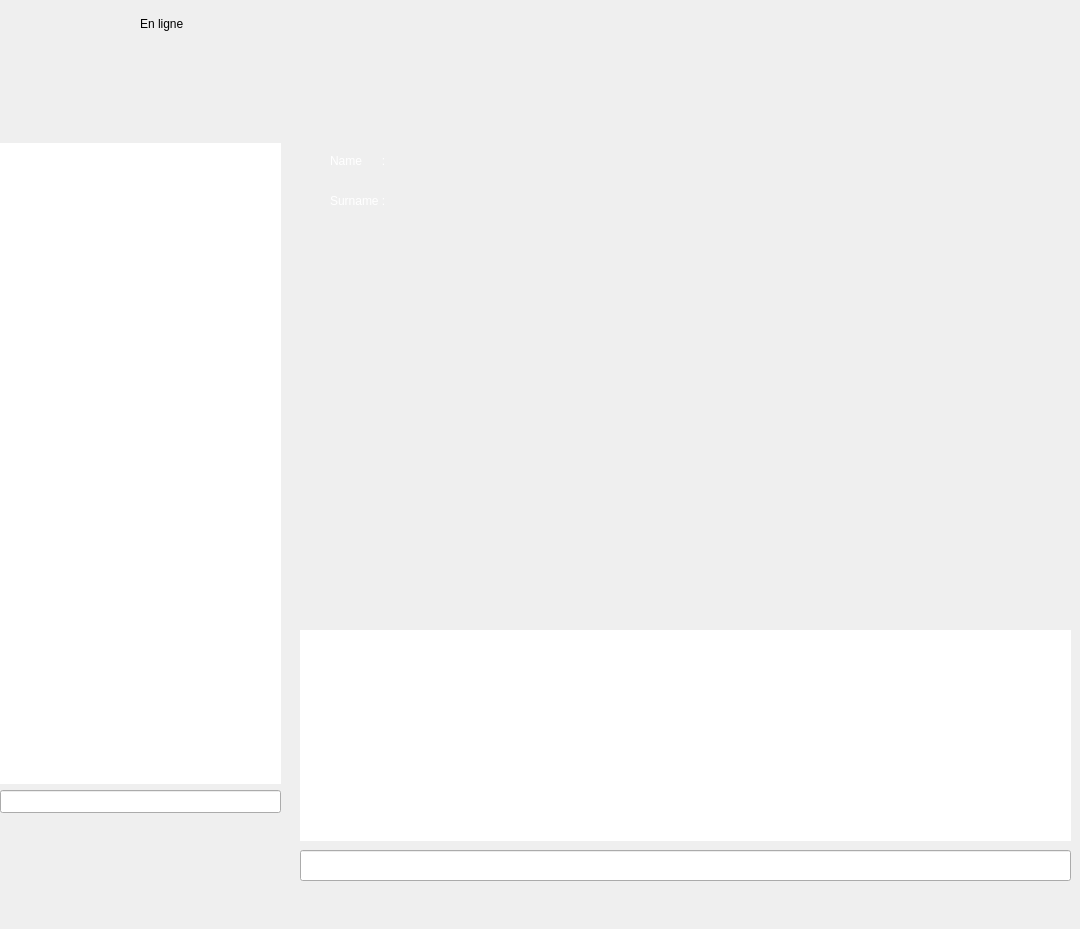
<?xml version="1.0" encoding="UTF-8"?>
<ui version="4.0">
 <class>Home</class>
 <widget class="QMainWindow" name="Home">
  <property name="geometry">
   <rect>
    <x>0</x>
    <y>0</y>
    <width>1080</width>
    <height>929</height>
   </rect>
  </property>
  <property name="maximumSize">
   <size>
    <width>1080</width>
    <height>929</height>
   </size>
  </property>
  <property name="sizeIncrement">
   <size>
    <width>1080</width>
    <height>929</height>
   </size>
  </property>
  <property name="baseSize">
   <size>
    <width>1080</width>
    <height>929</height>
   </size>
  </property>
  <property name="windowTitle">
   <string>Studio Babel</string>
  </property>
  <property name="windowIcon">
   <iconset>
    <normaloff>Images/logo.png</normaloff>Images/logo.png</iconset>
  </property>
  <widget class="QWidget" name="centralwidget">
   <property name="enabled">
    <bool>true</bool>
   </property>
   <property name="minimumSize">
    <size>
     <width>1080</width>
     <height>929</height>
    </size>
   </property>
   <property name="maximumSize">
    <size>
     <width>1080</width>
     <height>929</height>
    </size>
   </property>
   <property name="sizeIncrement">
    <size>
     <width>1080</width>
     <height>929</height>
    </size>
   </property>
   <property name="baseSize">
    <size>
     <width>1080</width>
     <height>929</height>
    </size>
   </property>
   <widget class="QLabel" name="_label_background">
    <property name="geometry">
     <rect>
      <x>0</x>
      <y>0</y>
      <width>1080</width>
      <height>929</height>
     </rect>
    </property>
    <property name="minimumSize">
     <size>
      <width>1080</width>
      <height>929</height>
     </size>
    </property>
    <property name="maximumSize">
     <size>
      <width>1080</width>
      <height>929</height>
     </size>
    </property>
    <property name="text">
     <string/>
    </property>
    <property name="pixmap">
     <pixmap>Images/background.png</pixmap>
    </property>
    <property name="scaledContents">
     <bool>true</bool>
    </property>
   </widget>
   <widget class="QLabel" name="_label_logo">
    <property name="geometry">
     <rect>
      <x>80</x>
      <y>60</y>
      <width>131</width>
      <height>61</height>
     </rect>
    </property>
    <property name="text">
     <string/>
    </property>
    <property name="pixmap">
     <pixmap>Images/logo.png</pixmap>
    </property>
   </widget>
   <widget class="QLabel" name="_label_bandeau">
    <property name="geometry">
     <rect>
      <x>294</x>
      <y>130</y>
      <width>791</width>
      <height>109</height>
     </rect>
    </property>
    <property name="minimumSize">
     <size>
      <width>781</width>
      <height>109</height>
     </size>
    </property>
    <property name="maximumSize">
     <size>
      <width>805</width>
      <height>109</height>
     </size>
    </property>
    <property name="baseSize">
     <size>
      <width>805</width>
      <height>109</height>
     </size>
    </property>
    <property name="text">
     <string/>
    </property>
    <property name="pixmap">
     <pixmap>Images/bandeau.png</pixmap>
    </property>
   </widget>
   <widget class="QLabel" name="_label_backgroundBtnAdd">
    <property name="geometry">
     <rect>
      <x>0</x>
      <y>816</y>
      <width>281</width>
      <height>64</height>
     </rect>
    </property>
    <property name="minimumSize">
     <size>
      <width>271</width>
      <height>64</height>
     </size>
    </property>
    <property name="maximumSize">
     <size>
      <width>281</width>
      <height>64</height>
     </size>
    </property>
    <property name="text">
     <string/>
    </property>
    <property name="pixmap">
     <pixmap>Images/backgroundBtnAdd.png</pixmap>
    </property>
    <property name="scaledContents">
     <bool>true</bool>
    </property>
   </widget>
   <widget class="QLabel" name="_label_backgroundBtnCall">
    <property name="geometry">
     <rect>
      <x>302</x>
      <y>570</y>
      <width>771</width>
      <height>52</height>
     </rect>
    </property>
    <property name="text">
     <string/>
    </property>
    <property name="pixmap">
     <pixmap>Images/backgroundBtnCall.png</pixmap>
    </property>
   </widget>
   <widget class="QTextEdit" name="_text_chat">
    <property name="geometry">
     <rect>
      <x>300</x>
      <y>630</y>
      <width>771</width>
      <height>211</height>
     </rect>
    </property>
    <property name="minimumSize">
     <size>
      <width>771</width>
      <height>211</height>
     </size>
    </property>
    <property name="maximumSize">
     <size>
      <width>771</width>
      <height>211</height>
     </size>
    </property>
    <property name="baseSize">
     <size>
      <width>771</width>
      <height>211</height>
     </size>
    </property>
    <property name="frameShape">
     <enum>QFrame::NoFrame</enum>
    </property>
    <property name="readOnly">
     <bool>true</bool>
    </property>
   </widget>
   <widget class="QLineEdit" name="_text_msg">
    <property name="geometry">
     <rect>
      <x>300</x>
      <y>850</y>
      <width>771</width>
      <height>31</height>
     </rect>
    </property>
   </widget>
   <widget class="QPushButton" name="_btnClose">
    <property name="geometry">
     <rect>
      <x>1010</x>
      <y>70</y>
      <width>40</width>
      <height>40</height>
     </rect>
    </property>
    <property name="minimumSize">
     <size>
      <width>40</width>
      <height>40</height>
     </size>
    </property>
    <property name="maximumSize">
     <size>
      <width>40</width>
      <height>40</height>
     </size>
    </property>
    <property name="sizeIncrement">
     <size>
      <width>40</width>
      <height>40</height>
     </size>
    </property>
    <property name="baseSize">
     <size>
      <width>40</width>
      <height>40</height>
     </size>
    </property>
    <property name="text">
     <string/>
    </property>
    <property name="icon">
     <iconset>
      <normaloff>Images/btnClose.png</normaloff>Images/btnClose.png</iconset>
    </property>
    <property name="iconSize">
     <size>
      <width>40</width>
      <height>40</height>
     </size>
    </property>
    <property name="flat">
     <bool>true</bool>
    </property>
   </widget>
   <widget class="QLineEdit" name="_line_addContact">
    <property name="geometry">
     <rect>
      <x>0</x>
      <y>790</y>
      <width>281</width>
      <height>23</height>
     </rect>
    </property>
    <property name="minimumSize">
     <size>
      <width>281</width>
      <height>23</height>
     </size>
    </property>
    <property name="maximumSize">
     <size>
      <width>281</width>
      <height>23</height>
     </size>
    </property>
    <property name="maxLength">
     <number>10</number>
    </property>
    <property name="clearButtonEnabled">
     <bool>false</bool>
    </property>
   </widget>
   <widget class="QPushButton" name="_btnAddContact">
    <property name="geometry">
     <rect>
      <x>120</x>
      <y>827</y>
      <width>43</width>
      <height>43</height>
     </rect>
    </property>
    <property name="minimumSize">
     <size>
      <width>43</width>
      <height>43</height>
     </size>
    </property>
    <property name="maximumSize">
     <size>
      <width>43</width>
      <height>43</height>
     </size>
    </property>
    <property name="baseSize">
     <size>
      <width>43</width>
      <height>43</height>
     </size>
    </property>
    <property name="text">
     <string/>
    </property>
    <property name="icon">
     <iconset>
      <normaloff>Images/btnAddContact.png</normaloff>Images/btnAddContact.png</iconset>
    </property>
    <property name="iconSize">
     <size>
      <width>43</width>
      <height>43</height>
     </size>
    </property>
    <property name="flat">
     <bool>true</bool>
    </property>
   </widget>
   <widget class="QPushButton" name="_btnInviteContact">
    <property name="geometry">
     <rect>
      <x>620</x>
      <y>580</y>
      <width>25</width>
      <height>24</height>
     </rect>
    </property>
    <property name="text">
     <string/>
    </property>
    <property name="icon">
     <iconset>
      <normaloff>Images/btnAddContact.png</normaloff>Images/btnAddContact.png</iconset>
    </property>
    <property name="iconSize">
     <size>
      <width>25</width>
      <height>25</height>
     </size>
    </property>
    <property name="flat">
     <bool>true</bool>
    </property>
   </widget>
   <widget class="QPushButton" name="_btnMicro">
    <property name="geometry">
     <rect>
      <x>680</x>
      <y>580</y>
      <width>25</width>
      <height>25</height>
     </rect>
    </property>
    <property name="minimumSize">
     <size>
      <width>25</width>
      <height>25</height>
     </size>
    </property>
    <property name="maximumSize">
     <size>
      <width>25</width>
      <height>25</height>
     </size>
    </property>
    <property name="baseSize">
     <size>
      <width>25</width>
      <height>25</height>
     </size>
    </property>
    <property name="text">
     <string/>
    </property>
    <property name="icon">
     <iconset>
      <normaloff>Images/btnMicro.png</normaloff>Images/btnMicro.png</iconset>
    </property>
    <property name="iconSize">
     <size>
      <width>25</width>
      <height>25</height>
     </size>
    </property>
    <property name="flat">
     <bool>true</bool>
    </property>
   </widget>
   <widget class="QPushButton" name="_btnCam">
    <property name="geometry">
     <rect>
      <x>740</x>
      <y>580</y>
      <width>25</width>
      <height>25</height>
     </rect>
    </property>
    <property name="minimumSize">
     <size>
      <width>25</width>
      <height>25</height>
     </size>
    </property>
    <property name="maximumSize">
     <size>
      <width>25</width>
      <height>25</height>
     </size>
    </property>
    <property name="baseSize">
     <size>
      <width>25</width>
      <height>25</height>
     </size>
    </property>
    <property name="text">
     <string/>
    </property>
    <property name="icon">
     <iconset>
      <normaloff>Images/btnCam.png</normaloff>Images/btnCam.png</iconset>
    </property>
    <property name="iconSize">
     <size>
      <width>25</width>
      <height>25</height>
     </size>
    </property>
    <property name="flat">
     <bool>true</bool>
    </property>
   </widget>
   <widget class="QPushButton" name="_btnHangUp">
    <property name="geometry">
     <rect>
      <x>850</x>
      <y>580</y>
      <width>25</width>
      <height>25</height>
     </rect>
    </property>
    <property name="minimumSize">
     <size>
      <width>25</width>
      <height>25</height>
     </size>
    </property>
    <property name="maximumSize">
     <size>
      <width>25</width>
      <height>25</height>
     </size>
    </property>
    <property name="text">
     <string notr="true"/>
    </property>
    <property name="icon">
     <iconset>
      <normaloff>Images/btnHangUp.png</normaloff>Images/btnHangUp.png</iconset>
    </property>
    <property name="iconSize">
     <size>
      <width>25</width>
      <height>25</height>
     </size>
    </property>
    <property name="flat">
     <bool>true</bool>
    </property>
   </widget>
   <widget class="QLabel" name="_label_name">
    <property name="geometry">
     <rect>
      <x>330</x>
      <y>190</y>
      <width>71</width>
      <height>21</height>
     </rect>
    </property>
    <property name="styleSheet">
     <string notr="true">QLabel#_label_name {
	color : white;
}</string>
    </property>
    <property name="text">
     <string>Surname :</string>
    </property>
   </widget>
   <widget class="QLabel" name="_label_nickname">
    <property name="geometry">
     <rect>
      <x>330</x>
      <y>150</y>
      <width>81</width>
      <height>21</height>
     </rect>
    </property>
    <property name="autoFillBackground">
     <bool>false</bool>
    </property>
    <property name="styleSheet">
     <string notr="true">QLabel#_label_nickname {
	color : white;
}</string>
    </property>
    <property name="text">
     <string>Name      :</string>
    </property>
   </widget>
   <widget class="QLabel" name="_label_PhoneNumberImg">
    <property name="geometry">
     <rect>
      <x>600</x>
      <y>150</y>
      <width>25</width>
      <height>25</height>
     </rect>
    </property>
    <property name="minimumSize">
     <size>
      <width>25</width>
      <height>25</height>
     </size>
    </property>
    <property name="maximumSize">
     <size>
      <width>25</width>
      <height>25</height>
     </size>
    </property>
    <property name="text">
     <string/>
    </property>
    <property name="pixmap">
     <pixmap>Images/btnPhoneNumber.png</pixmap>
    </property>
   </widget>
   <widget class="QLabel" name="_label_Localisation">
    <property name="geometry">
     <rect>
      <x>600</x>
      <y>190</y>
      <width>25</width>
      <height>25</height>
     </rect>
    </property>
    <property name="minimumSize">
     <size>
      <width>25</width>
      <height>25</height>
     </size>
    </property>
    <property name="maximumSize">
     <size>
      <width>25</width>
      <height>25</height>
     </size>
    </property>
    <property name="text">
     <string/>
    </property>
    <property name="pixmap">
     <pixmap>Images/btnLocalisation.png</pixmap>
    </property>
   </widget>
   <widget class="QLabel" name="_label_Birthsday">
    <property name="geometry">
     <rect>
      <x>850</x>
      <y>150</y>
      <width>25</width>
      <height>25</height>
     </rect>
    </property>
    <property name="text">
     <string/>
    </property>
    <property name="pixmap">
     <pixmap>Images/btnBirthday.png</pixmap>
    </property>
   </widget>
   <widget class="QListWidget" name="_listContact">
    <property name="geometry">
     <rect>
      <x>0</x>
      <y>143</y>
      <width>281</width>
      <height>641</height>
     </rect>
    </property>
    <property name="frameShape">
     <enum>QFrame::NoFrame</enum>
    </property>
    <property name="currentRow">
     <number>-1</number>
    </property>
   </widget>
   <widget class="QPushButton" name="_btn_Online">
    <property name="geometry">
     <rect>
      <x>10</x>
      <y>9</y>
      <width>31</width>
      <height>31</height>
     </rect>
    </property>
    <property name="text">
     <string/>
    </property>
    <property name="icon">
     <iconset>
      <normaloff>Images/greenStatus.png</normaloff>Images/greenStatus.png</iconset>
    </property>
    <property name="iconSize">
     <size>
      <width>32</width>
      <height>32</height>
     </size>
    </property>
    <property name="flat">
     <bool>true</bool>
    </property>
   </widget>
   <widget class="QPushButton" name="_btn_Away">
    <property name="geometry">
     <rect>
      <x>50</x>
      <y>9</y>
      <width>31</width>
      <height>31</height>
     </rect>
    </property>
    <property name="text">
     <string/>
    </property>
    <property name="icon">
     <iconset>
      <normaloff>Images/orangeStatus.png</normaloff>Images/orangeStatus.png</iconset>
    </property>
    <property name="iconSize">
     <size>
      <width>32</width>
      <height>32</height>
     </size>
    </property>
    <property name="flat">
     <bool>true</bool>
    </property>
   </widget>
   <widget class="QPushButton" name="_btn_Busy">
    <property name="geometry">
     <rect>
      <x>90</x>
      <y>9</y>
      <width>31</width>
      <height>31</height>
     </rect>
    </property>
    <property name="text">
     <string/>
    </property>
    <property name="icon">
     <iconset>
      <normaloff>Images/redStatus.png</normaloff>Images/redStatus.png</iconset>
    </property>
    <property name="iconSize">
     <size>
      <width>32</width>
      <height>32</height>
     </size>
    </property>
    <property name="flat">
     <bool>true</bool>
    </property>
   </widget>
   <widget class="QLabel" name="_label_Video">
    <property name="geometry">
     <rect>
      <x>380</x>
      <y>240</y>
      <width>611</width>
      <height>321</height>
     </rect>
    </property>
    <property name="text">
     <string/>
    </property>
    <property name="scaledContents">
     <bool>true</bool>
    </property>
   </widget>
   <widget class="QLabel" name="_label_StatusInfos">
    <property name="geometry">
     <rect>
      <x>140</x>
      <y>13</y>
      <width>71</width>
      <height>21</height>
     </rect>
    </property>
    <property name="text">
     <string>En ligne</string>
    </property>
   </widget>
   <widget class="QLabel" name="label">
    <property name="geometry">
     <rect>
      <x>289</x>
      <y>129</y>
      <width>2</width>
      <height>680</height>
     </rect>
    </property>
    <property name="text">
     <string/>
    </property>
    <property name="pixmap">
     <pixmap>Images/BabelHD_0000s_0001s_0001s_0003_separation-(bkg).png</pixmap>
    </property>
   </widget>
   <widget class="QLabel" name="_label_VideoPerso">
    <property name="geometry">
     <rect>
      <x>380</x>
      <y>450</y>
      <width>161</width>
      <height>111</height>
     </rect>
    </property>
    <property name="text">
     <string/>
    </property>
    <property name="scaledContents">
     <bool>true</bool>
    </property>
   </widget>
   <widget class="QLineEdit" name="_lineContactName">
    <property name="geometry">
     <rect>
      <x>410</x>
      <y>150</y>
      <width>113</width>
      <height>22</height>
     </rect>
    </property>
    <property name="styleSheet">
     <string notr="true">QLineEdit#_lineContactName {
	background : transparent;
	color: white;
}</string>
    </property>
    <property name="maxLength">
     <number>10</number>
    </property>
    <property name="frame">
     <bool>false</bool>
    </property>
    <property name="readOnly">
     <bool>true</bool>
    </property>
    <property name="clearButtonEnabled">
     <bool>false</bool>
    </property>
   </widget>
   <widget class="QLineEdit" name="_lineSurnameEdit">
    <property name="geometry">
     <rect>
      <x>410</x>
      <y>190</y>
      <width>113</width>
      <height>22</height>
     </rect>
    </property>
    <property name="styleSheet">
     <string notr="true">QLineEdit#_lineSurnameEdit {
background : transparent;
color : white;
}</string>
    </property>
    <property name="maxLength">
     <number>10</number>
    </property>
    <property name="frame">
     <bool>false</bool>
    </property>
    <property name="readOnly">
     <bool>true</bool>
    </property>
   </widget>
   <widget class="QLineEdit" name="_linePhoneNumber">
    <property name="geometry">
     <rect>
      <x>630</x>
      <y>150</y>
      <width>113</width>
      <height>22</height>
     </rect>
    </property>
    <property name="styleSheet">
     <string notr="true">QLineEdit#_linePhoneNumber {
	background : transparent;
	color : white;
}</string>
    </property>
    <property name="frame">
     <bool>false</bool>
    </property>
    <property name="readOnly">
     <bool>true</bool>
    </property>
    <property name="clearButtonEnabled">
     <bool>false</bool>
    </property>
   </widget>
   <widget class="QLineEdit" name="_lineLocalisation">
    <property name="geometry">
     <rect>
      <x>630</x>
      <y>190</y>
      <width>71</width>
      <height>16</height>
     </rect>
    </property>
    <property name="styleSheet">
     <string notr="true">QLineEdit#_lineLocalisation {
	background : transparent;
	color : white;
}</string>
    </property>
    <property name="frame">
     <bool>false</bool>
    </property>
    <property name="readOnly">
     <bool>true</bool>
    </property>
   </widget>
   <widget class="QLineEdit" name="_lineBirthday">
    <property name="geometry">
     <rect>
      <x>890</x>
      <y>160</y>
      <width>113</width>
      <height>16</height>
     </rect>
    </property>
    <property name="styleSheet">
     <string notr="true">QLineEdit#_lineBirthday {
	background : transparent;
	color : white;
}</string>
    </property>
    <property name="frame">
     <bool>false</bool>
    </property>
    <property name="readOnly">
     <bool>true</bool>
    </property>
   </widget>
  </widget>
  <widget class="QMenuBar" name="menubar">
   <property name="enabled">
    <bool>false</bool>
   </property>
   <property name="geometry">
    <rect>
     <x>0</x>
     <y>0</y>
     <width>0</width>
     <height>0</height>
    </rect>
   </property>
   <property name="maximumSize">
    <size>
     <width>0</width>
     <height>0</height>
    </size>
   </property>
  </widget>
  <widget class="QStatusBar" name="statusbar">
   <property name="maximumSize">
    <size>
     <width>0</width>
     <height>0</height>
    </size>
   </property>
  </widget>
 </widget>
 <resources/>
 <connections/>
</ui>
